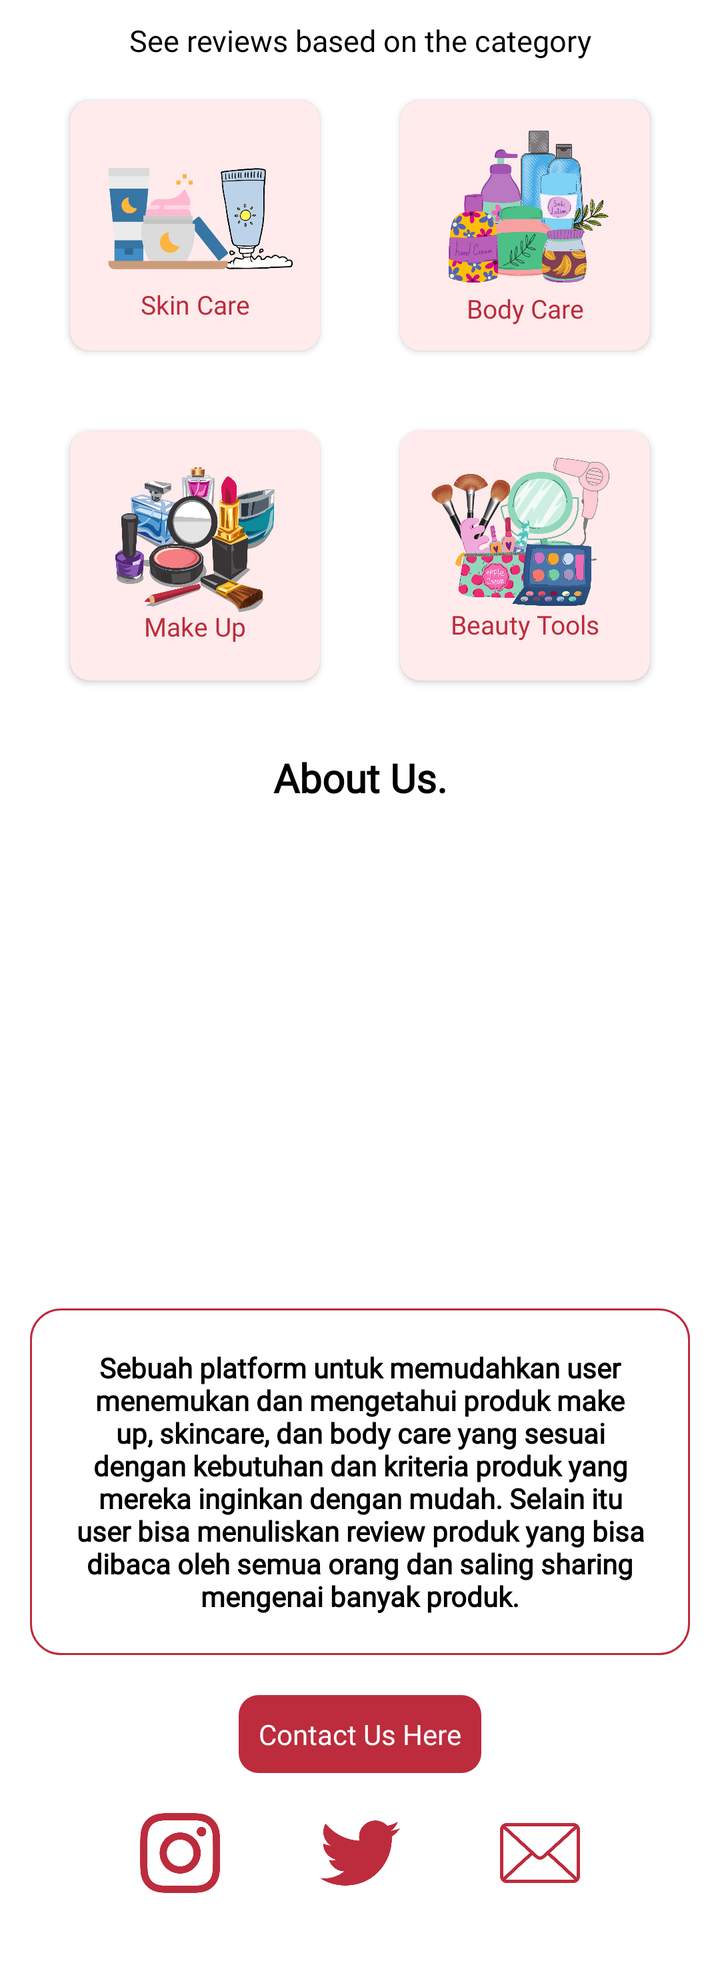
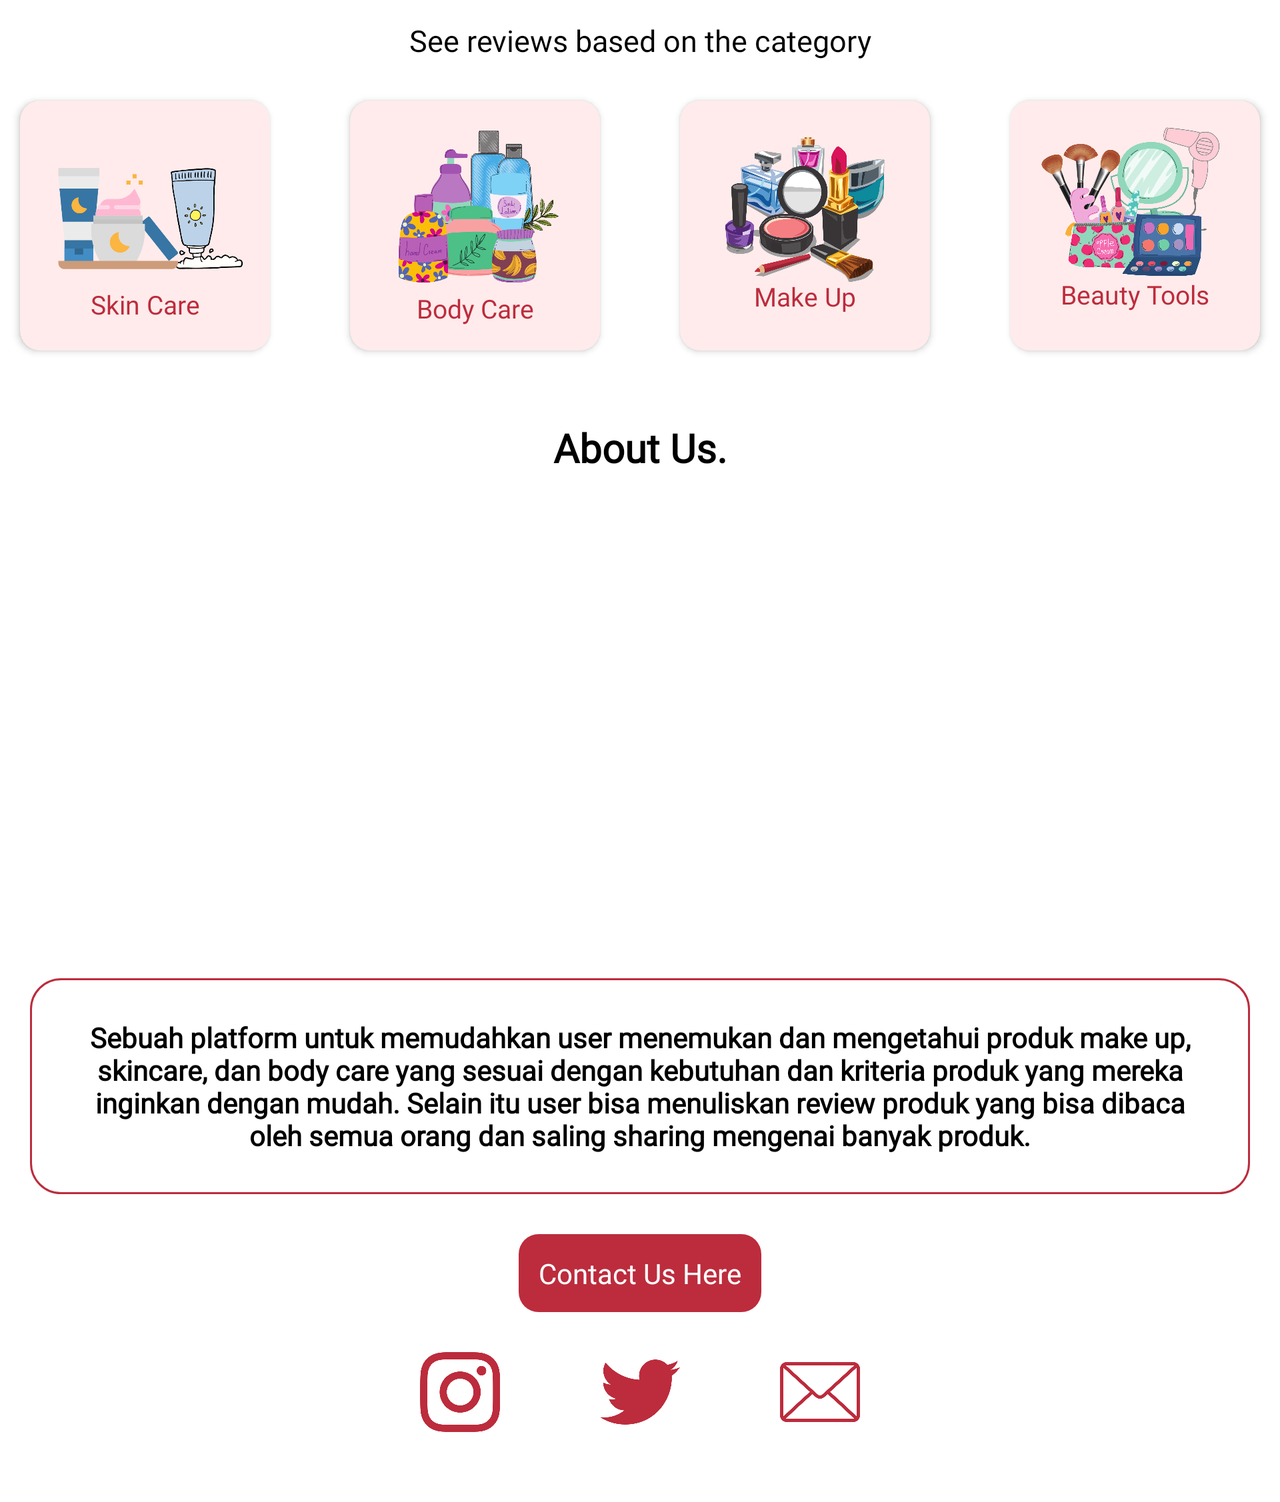

Two renders of one Android screen. The first uses the default layout on a phone; the second uses the alternative layout the repository ships for a different screen configuration, on a matching device. The two XML files are below.
<!-- AndroidManifest.xml: application theme AppTheme -->
<!-- res/layout/fragment_home.xml -->
<?xml version="1.0" encoding="utf-8"?>
<ScrollView xmlns:android="http://schemas.android.com/apk/res/android"
    xmlns:tools="http://schemas.android.com/tools"
    android:layout_width="match_parent"
    android:layout_height="match_parent"
    xmlns:app="http://schemas.android.com/apk/res-auto"
    tools:context=".nav_fragment.HomeFragment">

    <LinearLayout
        android:layout_width="match_parent"
        android:layout_height="match_parent"
        android:background="#FFFFFF"
        android:orientation="vertical">

        <TextView
            android:layout_width="match_parent"
            android:layout_height="wrap_content"
            android:layout_marginTop="10dp"
            android:text="See reviews based on the category"
            android:textColor="#000000"
            android:fontFamily="@font/poppins_semibold"
            android:gravity="center"
            android:textSize="15sp"
            />

        <LinearLayout
            android:layout_width="match_parent"
            android:layout_height="wrap_content"
            android:orientation="vertical">

            <LinearLayout
                android:gravity="center"
                android:layout_weight="1"
                android:layout_width="match_parent"
                android:layout_height="wrap_content">

                <androidx.cardview.widget.CardView
                    android:id="@+id/Skincare"
                    android:layout_width="125dp"
                    android:layout_height="125dp"
                    android:layout_margin="20dp"
                    android:padding="0dp"
                    app:cardBackgroundColor="@color/kPrimaryLightColor"
                    app:cardCornerRadius="10dp">

                    <LinearLayout
                        android:layout_width="wrap_content"
                        android:layout_height="wrap_content"
                        android:layout_gravity="center"
                        android:orientation="vertical">

                        <ImageView
                            android:layout_width="150dp"
                            android:layout_height="150dp"
                            android:layout_marginTop="-30dp"
                            android:layout_marginLeft="-10dp"
                            android:background="@drawable/skincare" />

                        <TextView
                            android:layout_marginTop="-30dp"
                            android:textAlignment="center"
                            android:layout_width="match_parent"
                            android:layout_height="wrap_content"
                            android:fontFamily="@font/poppins_semibold"
                            android:text="Skin Care"
                            android:textColor="@color/kPrimaryColor"
                            android:textSize="13sp" />

                    </LinearLayout>

                </androidx.cardview.widget.CardView>

                <androidx.cardview.widget.CardView
                    android:id="@+id/bodyCare"
                    app:cardBackgroundColor="@color/kPrimaryLightColor"
                    app:cardCornerRadius="10dp"
                    android:layout_width="125dp"
                    android:layout_height="125dp"
                    android:layout_margin="20dp">

                    <LinearLayout
                        android:layout_width="wrap_content"
                        android:layout_height="wrap_content"
                        android:layout_gravity="center"
                        android:orientation="vertical">

                        <ImageView
                            android:layout_width="110dp"
                            android:layout_height="110dp"
                            android:layout_marginTop="-10dp"
                            android:background="@drawable/bodycare" />

                        <TextView
                            android:layout_marginTop="-18dp"
                            android:textAlignment="center"
                            android:layout_width="match_parent"
                            android:layout_height="wrap_content"
                            android:fontFamily="@font/poppins_semibold"
                            android:text="Body Care"
                            android:textColor="@color/kPrimaryColor"
                            android:textSize="13sp" />

                    </LinearLayout>

                </androidx.cardview.widget.CardView>

            </LinearLayout>

            <LinearLayout
                android:gravity="center"
                android:layout_weight="1"
                android:layout_width="match_parent"
                android:layout_height="wrap_content">

                <androidx.cardview.widget.CardView
                    android:id="@+id/Makeup"
                    app:cardBackgroundColor="@color/kPrimaryLightColor"
                    app:cardCornerRadius="10dp"
                    android:layout_width="125dp"
                    android:layout_height="125dp"
                    android:layout_margin="20dp">

                    <LinearLayout
                        android:layout_width="wrap_content"
                        android:layout_height="wrap_content"
                        android:layout_gravity="center"
                        android:orientation="vertical">

                        <ImageView
                            android:layout_width="80dp"
                            android:layout_height="80dp"
                            android:layout_marginTop="-5dp"
                            android:background="@drawable/makeup" />

                        <TextView
                            android:layout_marginTop="-5dp"
                            android:textAlignment="center"
                            android:layout_width="match_parent"
                            android:layout_height="wrap_content"
                            android:fontFamily="@font/poppins_semibold"
                            android:text="Make Up"
                            android:textColor="@color/kPrimaryColor"
                            android:textSize="13sp" />

                    </LinearLayout>

                </androidx.cardview.widget.CardView>

                <androidx.cardview.widget.CardView
                    android:id="@+id/beautyTools"
                    app:cardBackgroundColor="@color/kPrimaryLightColor"
                    app:cardCornerRadius="10dp"
                    android:layout_width="125dp"
                    android:layout_height="125dp"
                    android:layout_margin="20dp">

                    <LinearLayout
                        android:layout_width="wrap_content"
                        android:layout_height="wrap_content"
                        android:layout_gravity="center"
                        android:orientation="vertical">

                        <ImageView
                            android:layout_width="120dp"
                            android:layout_height="120dp"
                            android:layout_marginTop="-10dp"
                            android:background="@drawable/beautytools" />

                        <TextView
                            android:layout_marginTop="-30dp"
                            android:textAlignment="center"
                            android:layout_width="match_parent"
                            android:layout_height="wrap_content"
                            android:fontFamily="@font/poppins_semibold"
                            android:text="Beauty Tools"
                            android:textColor="@color/kPrimaryColor"
                            android:textSize="13sp" />

                    </LinearLayout>

                </androidx.cardview.widget.CardView>

            </LinearLayout>
        </LinearLayout>

        <LinearLayout
            android:orientation="vertical"
            android:padding="15dp"
            android:layout_weight="1"
            android:layout_width="match_parent"
            android:layout_height="match_parent">

            <TextView
                android:textStyle="bold"
                android:textSize="20dp"
                android:text="About Us."
                android:fontFamily="@font/poppins_semibold"
                android:textAlignment="center"
                android:textColor="#000000"
                android:layout_width="match_parent"
                android:layout_height="wrap_content"
                android:gravity="center_horizontal" />

            <ImageView
                android:layout_width="wrap_content"
                android:layout_height="250dp"
                android:layout_margin="1dp"
                android:src="@drawable/aboutusimg"/>

            <TextView
                android:padding="20dp"
                android:textStyle="bold"
                android:background="@drawable/round_border"
                android:textColor="#000"
                android:fontFamily="@font/poppins"
                android:text="Sebuah platform untuk memudahkan user menemukan dan mengetahui produk make up, skincare, dan body care yang sesuai dengan kebutuhan dan kriteria produk yang mereka inginkan dengan mudah. Selain itu user bisa menuliskan review produk yang bisa dibaca oleh semua orang dan saling sharing mengenai banyak produk."
                android:layout_width="wrap_content"
                android:textAlignment="center"
                android:layout_height="wrap_content" />

            <TextView
                android:layout_width="wrap_content"
                android:layout_height="wrap_content"
                android:layout_marginTop="20dp"
                android:background="@drawable/round_bg"
                android:text="Contact Us Here"
                android:padding="10dp"
                android:textColor="#FFF"
                android:fontFamily="@font/poppins"
                android:layout_gravity="center"/>

            <LinearLayout
                android:layout_width="match_parent"
                android:layout_height="wrap_content"
                android:layout_marginVertical="20dp"
                android:gravity="center"
                android:orientation="horizontal"
                >

                <ImageView
                    android:layout_width="40dp"
                    android:layout_height="40dp"
                    android:src="@drawable/instagram"
                    android:layout_marginRight="50dp"/>

                <ImageView
                    android:layout_width="40dp"
                    android:layout_height="40dp"
                    android:src="@drawable/twitter"/>

                <ImageView
                    android:layout_width="40dp"
                    android:layout_height="40dp"
                    android:src="@drawable/icemail"
                    android:layout_marginLeft="50dp"/>


            </LinearLayout>


        </LinearLayout>
    </LinearLayout>
</ScrollView>
<!-- resources referenced by this layout -->
<resources>
  <color name="kPrimaryColor">#BC2C3D</color>
  <color name="kPrimaryLightColor">#FFEBEB</color>
  <!-- drawable beautytools: png bitmap (drawable, 234075 bytes) -->
  <!-- drawable bodycare: png bitmap (drawable, 231498 bytes) -->
  <!-- drawable icemail: png bitmap (drawable, 43781 bytes) -->
  <!-- drawable instagram: png bitmap (drawable, 54608 bytes) -->
  <!-- drawable makeup: png bitmap (drawable, 247596 bytes) -->
  <!-- drawable round_bg (drawable) -->
  <?xml version="1.0" encoding="utf-8"?>
  <shape xmlns:android="http://schemas.android.com/apk/res/android">
      <corners
          android:radius="10dp"
          />
  
      <solid android:color="@color/kPrimaryColor"/>
  </shape>
  <!-- drawable round_border (drawable) -->
  <?xml version="1.0" encoding="utf-8"?>
  <shape xmlns:android="http://schemas.android.com/apk/res/android">
  
      <stroke
          android:width="1dp"
          android:color="@color/kPrimaryColor" >
      </stroke>
  
      
      <corners
          android:radius="15dp"   >
      </corners>
  
  </shape>
  <!-- drawable skincare: png bitmap (drawable, 42851 bytes) -->
  <!-- drawable twitter: png bitmap (drawable, 33957 bytes) -->
  <style name="AppTheme" parent="Theme.MaterialComponents.Light.NoActionBar">
          
          <item name="colorPrimary">@color/kPrimaryColor</item>
      </style>
</resources>
<!-- res/layout-land/fragment_home.xml (the repository's variant of the layout above) -->
<!-- drawn on the phone turned sideways -->
<?xml version="1.0" encoding="utf-8"?>
<ScrollView xmlns:android="http://schemas.android.com/apk/res/android"
    xmlns:tools="http://schemas.android.com/tools"
    android:layout_width="match_parent"
    android:layout_height="match_parent"
    xmlns:app="http://schemas.android.com/apk/res-auto"
    tools:context=".nav_fragment.HomeFragment">

    <LinearLayout
        android:layout_width="match_parent"
        android:layout_height="match_parent"
        android:background="#FFFFFF"
        android:orientation="vertical">

        <TextView
            android:layout_width="match_parent"
            android:layout_height="wrap_content"
            android:layout_marginTop="10dp"
            android:text="See reviews based on the category"
            android:textColor="#000000"
            android:fontFamily="@font/poppins_semibold"
            android:gravity="center"
            android:textSize="15sp"
            />

        <LinearLayout
            android:gravity="center"
            android:layout_width="match_parent"
            android:layout_height="wrap_content"
            android:orientation="horizontal">

            <androidx.cardview.widget.CardView
                android:id="@+id/Skincare"
                android:layout_width="125dp"
                android:layout_height="125dp"
                android:layout_margin="20dp"
                android:padding="0dp"
                app:cardBackgroundColor="@color/kPrimaryLightColor"
                app:cardCornerRadius="10dp">

                <LinearLayout
                    android:layout_width="wrap_content"
                    android:layout_height="wrap_content"
                    android:layout_gravity="center"
                    android:orientation="vertical">

                    <ImageView
                        android:layout_width="150dp"
                        android:layout_height="150dp"
                        android:layout_marginTop="-30dp"
                        android:layout_marginLeft="-10dp"
                        android:background="@drawable/skincare" />

                    <TextView
                        android:layout_marginTop="-30dp"
                        android:textAlignment="center"
                        android:layout_width="match_parent"
                        android:layout_height="wrap_content"
                        android:fontFamily="@font/poppins_semibold"
                        android:text="Skin Care"
                        android:textColor="@color/kPrimaryColor"
                        android:textSize="13sp" />

                </LinearLayout>

            </androidx.cardview.widget.CardView>

            <androidx.cardview.widget.CardView
                android:id="@+id/bodyCare"
                app:cardBackgroundColor="@color/kPrimaryLightColor"
                app:cardCornerRadius="10dp"
                android:layout_width="125dp"
                android:layout_height="125dp"
                android:layout_margin="20dp">

                <LinearLayout
                    android:layout_width="wrap_content"
                    android:layout_height="wrap_content"
                    android:layout_gravity="center"
                    android:orientation="vertical">

                    <ImageView
                        android:layout_width="110dp"
                        android:layout_height="110dp"
                        android:layout_marginTop="-10dp"
                        android:background="@drawable/bodycare" />

                    <TextView
                        android:layout_marginTop="-18dp"
                        android:textAlignment="center"
                        android:layout_width="match_parent"
                        android:layout_height="wrap_content"
                        android:fontFamily="@font/poppins_semibold"
                        android:text="Body Care"
                        android:textColor="@color/kPrimaryColor"
                        android:textSize="13sp" />

                </LinearLayout>

            </androidx.cardview.widget.CardView>

            <androidx.cardview.widget.CardView
                android:id="@+id/Makeup"
                app:cardBackgroundColor="@color/kPrimaryLightColor"
                app:cardCornerRadius="10dp"
                android:layout_width="125dp"
                android:layout_height="125dp"
                android:layout_margin="20dp">

                <LinearLayout
                    android:layout_width="wrap_content"
                    android:layout_height="wrap_content"
                    android:layout_gravity="center"
                    android:orientation="vertical">

                    <ImageView
                        android:layout_width="80dp"
                        android:layout_height="80dp"
                        android:layout_marginTop="-5dp"
                        android:background="@drawable/makeup" />

                    <TextView
                        android:layout_marginTop="-5dp"
                        android:textAlignment="center"
                        android:layout_width="match_parent"
                        android:layout_height="wrap_content"
                        android:fontFamily="@font/poppins_semibold"
                        android:text="Make Up"
                        android:textColor="@color/kPrimaryColor"
                        android:textSize="13sp" />

                </LinearLayout>

            </androidx.cardview.widget.CardView>

            <androidx.cardview.widget.CardView
                android:id="@+id/beautyTools"
                app:cardBackgroundColor="@color/kPrimaryLightColor"
                app:cardCornerRadius="10dp"
                android:layout_width="125dp"
                android:layout_height="125dp"
                android:layout_margin="20dp">

                <LinearLayout
                    android:layout_width="wrap_content"
                    android:layout_height="wrap_content"
                    android:layout_gravity="center"
                    android:orientation="vertical">

                    <ImageView
                        android:layout_width="120dp"
                        android:layout_height="120dp"
                        android:layout_marginTop="-10dp"
                        android:background="@drawable/beautytools" />

                    <TextView
                        android:layout_marginTop="-30dp"
                        android:textAlignment="center"
                        android:layout_width="match_parent"
                        android:layout_height="wrap_content"
                        android:fontFamily="@font/poppins_semibold"
                        android:text="Beauty Tools"
                        android:textColor="@color/kPrimaryColor"
                        android:textSize="13sp" />

                </LinearLayout>

            </androidx.cardview.widget.CardView>

        </LinearLayout>

        <LinearLayout
            android:orientation="vertical"
            android:padding="15dp"
            android:layout_weight="1"
            android:layout_width="match_parent"
            android:layout_height="match_parent">

            <TextView
                android:textStyle="bold"
                android:textSize="20dp"
                android:text="About Us."
                android:fontFamily="@font/poppins_semibold"
                android:textAlignment="center"
                android:textColor="#000000"
                android:layout_width="match_parent"
                android:layout_height="wrap_content"
                android:gravity="center_horizontal" />

            <ImageView
                android:layout_width="wrap_content"
                android:layout_height="250dp"
                android:layout_margin="1dp"
                android:src="@drawable/aboutusimg"/>

            <TextView
                android:padding="20dp"
                android:textStyle="bold"
                android:background="@drawable/round_border"
                android:textColor="#000"
                android:fontFamily="@font/poppins"
                android:text="Sebuah platform untuk memudahkan user menemukan dan mengetahui produk make up, skincare, dan body care yang sesuai dengan kebutuhan dan kriteria produk yang mereka inginkan dengan mudah. Selain itu user bisa menuliskan review produk yang bisa dibaca oleh semua orang dan saling sharing mengenai banyak produk."
                android:layout_width="wrap_content"
                android:textAlignment="center"
                android:layout_height="wrap_content" />

            <TextView
                android:layout_width="wrap_content"
                android:layout_height="wrap_content"
                android:layout_marginTop="20dp"
                android:background="@drawable/round_bg"
                android:text="Contact Us Here"
                android:padding="10dp"
                android:textColor="#FFF"
                android:fontFamily="@font/poppins"
                android:layout_gravity="center"/>

            <LinearLayout
                android:layout_width="match_parent"
                android:layout_height="wrap_content"
                android:layout_marginVertical="20dp"
                android:gravity="center"
                android:orientation="horizontal"
                >

                <ImageView
                    android:layout_width="40dp"
                    android:layout_height="40dp"
                    android:src="@drawable/instagram"
                    android:layout_marginRight="50dp"/>

                <ImageView
                    android:layout_width="40dp"
                    android:layout_height="40dp"
                    android:src="@drawable/twitter"/>

                <ImageView
                    android:layout_width="40dp"
                    android:layout_height="40dp"
                    android:src="@drawable/icemail"
                    android:layout_marginLeft="50dp"/>


            </LinearLayout>


        </LinearLayout>
    </LinearLayout>
</ScrollView>
